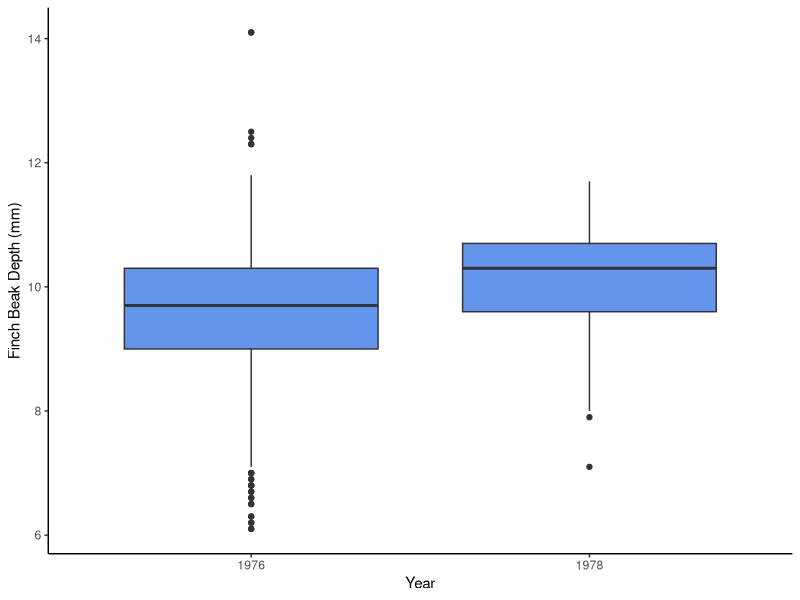
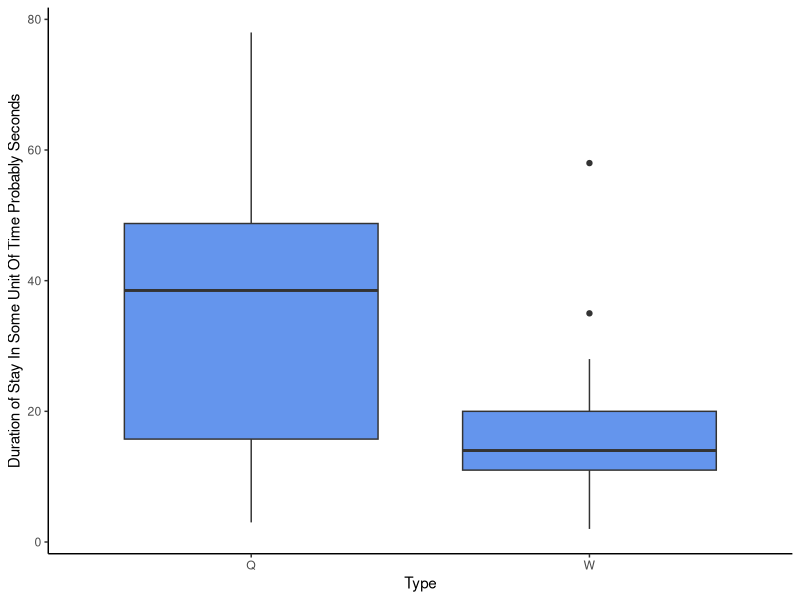
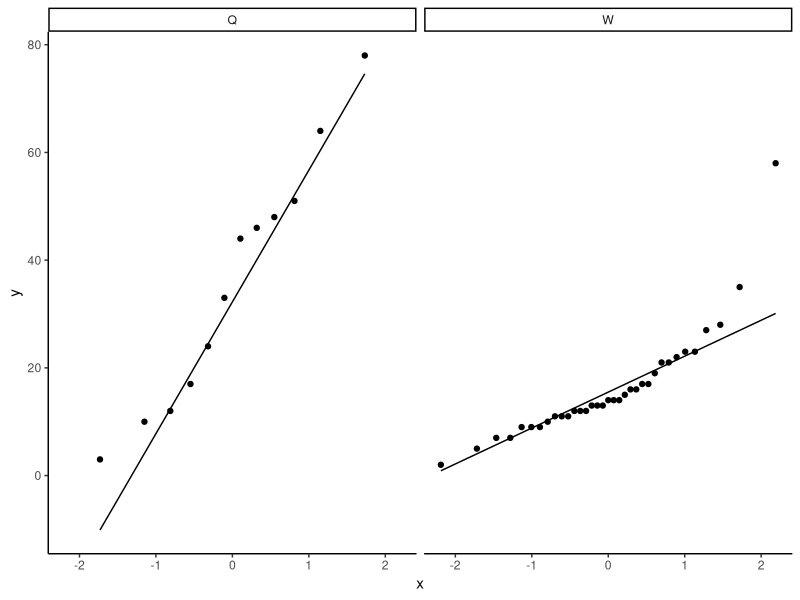

The R source for these figures, in order:
## ---- chunk 1
dat<-read.csv("bmi.csv",header=T)
str(dat)

Tstat<- ((mean(dat$bmi)-0)) /
        ((sd(dat$bmi))/sqrt(length(dat$bmi)))

Tstat
## ---- chunk 2
t.test(dat, alternative = "less")
## ---- chunk 3
t.test(dat) # two-sided is default
## ---- chunk 4
# NONTRANS s.d. = 3.69753 with n = 77
# TRANS s.d. = 3.28690 with n = 81

Sp<-sqrt(
          (((77-1)*(3.69753^2)) + ((81-1)*(3.28690^2))) /
          (77+81-2)
          )
Sp
## ---- chunk 5
# SE = Sp * sqrt( 1/n1 + 1/n2 )

SE<-Sp*sqrt((1/77)+(1/81))
SE
## ---- chunk 6

# NONTRANS 
#     mean = 27.4468
#     s.d. = 3.69753 
#     n = 77
# TRANS 
#     mean = 28.2407
#     s.d. = 3.28690 
#     n = 81


t.stat<- abs( ((27.4468-28.2407) / SE) )
t.stat
(77+81-2) # degrees freedom
## ---- chunk 7
Pool.sd<-sqrt(
              (((49-1)*(14^2))+((16-1)*(12^2))) /
              (49+16-2))
Pool.sd
## ---- chunk 8
# est is the estimate of difference between means
# t.star is the t-ratio from the t-table for 99% confidence interval (with 63 df)
# SE is the Pool.sd * sqrt(1/n1 + 1/n2)

est<-155-135
t.star<-2.639
SE<-Pool.sd*sqrt((1/49)+(1/16))

Lower<- est - (t.star * SE)
Upper<- est + (t.star * SE)
data.frame(Lower,Upper)
## ---- chunk 9
dat<-read.csv("ex0218.csv",header=T)
str(dat)
dat$Year<-as.factor(dat$Year)

packages<-function(x, repos="http://cran.r-project.org", ...){
x<-as.character(match.call()[[2]])
if (!require(x,character.only=TRUE)){
install.packages(pkgs=x, repos=repos, ...)
require(x,character.only=TRUE)
}
}

packages(ggplot2)
## ---- chunk 10

ggplot(data=dat,aes(x=Year, y=Depth))+
       geom_boxplot(fill="cornflowerblue")+
       ylab("Finch Beak Depth (mm)")+
       theme_classic()
## ---- chunk 11
attach(dat)
t.test(Depth~Year, 
       mu = 0, 
       alt = "two.sided", 
       conf=0.95, 
       var.equal=T)
## ---- chunk 12
# Increase in mean beak size:
beak.diff<- mean(dat$Depth[dat$Year == "1976"]) -
            mean(dat$Depth[dat$Year == "1978"])
beak.diff

# pooled standard deviation and standard error
Sp<-sqrt((((length(dat$Depth[dat$Year == "1976"]))*(sd(dat$Depth[dat$Year == "1976"]))^2)+
            (length(dat$Depth[dat$Year == "1978"])*(sd(dat$Depth[dat$Year == "1978"]))^2)) /
           (length(dat$Depth[dat$Year == "1976"])+length(dat$Depth[dat$Year == "1978"])-2))
SE<-Sp*sqrt((1/length(dat$Depth[dat$Year == "1976"])) + 
            (1/length(dat$Depth[dat$Year == "1978"])))
SE

# t-star
t.star<-1.962

# 95% confidence interval
Lower<-beak.diff - (t.star * SE)
Upper<-beak.diff + (t.star * SE)
data.frame(Lower,Upper)
## ---- chunk 13
dat<-read.csv("bee.csv", header=T)
str(dat)
dat<-dat[,-1]

# Worker bee mean duration 
w.m<-mean(dat$Duration[dat$Type == "W"])

# Worker bee standard deviation
w.sd<-sd(dat$Duration[dat$Type == "W"])

# Queen Bee mean duration
q.m<-mean(dat$Duration[dat$Type == "Q"])

#Queen Bee standard deviation
q.sd<-sd(dat$Duration[dat$Type == "Q"])

Five.A<-data.frame(c(w.m,q.m),c(w.sd,q.sd))
colnames(Five.A)<-c("Mean","s.d.")
rownames(Five.A)<-c("Worker","Queen")
## ---- chunk 14
Five.A
## ---- chunk 15
attach(dat)
t.test(Duration~Type, 
       mu = 0, 
       alt = "two.sided", 
       conf=0.90, 
       var.equal=T)
## ---- chunk 16
ggplot(data=dat,aes(x=Type, y=Duration))+
       geom_boxplot(fill="cornflowerblue")+
       ylab("Duration of Stay In Some Unit Of Time Probably Seconds")+
       theme_classic()


ggplot(data=dat, aes(sample=Duration)) + 
        stat_qq() + 
        stat_qq_line() + 
        facet_wrap(facets = vars(Type))+
        theme_classic()
